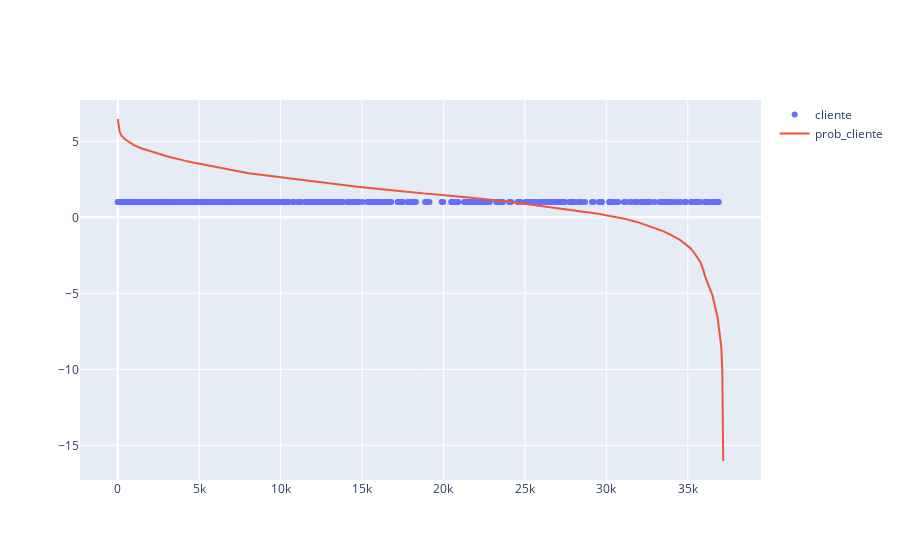

Source (notebook cell):
### Code cell
import plotly.graph_objects as go

fig = go.Figure()

df_c = df_b#[df_b["cliente"] == 1]

fig.add_trace(go.Scatter(y=df_c["cliente"], mode='markers', name='cliente'))
fig.add_trace(go.Scatter(y=df_c["ocsvm_score"], mode='lines', name='prob_cliente'))
# fig.add_trace(go.Scatter(y=df_c["ocsvm_binary"], mode='markers', name='prob_binary'))

# fig.update_yaxes(range=[-0.1, 1.1])

fig.show()

### Figure 1 — Plotly figure (JSON) as saved in the notebook; plotly's stock layout.template omitted (floating-point values rounded to 4 significant figures; data arrays with more than 128 entries replaced by an {"elided": "..."} marker saying what was removed)
{"data": [{"mode": "markers", "name": "cliente", "type": "scatter", "y": {"elided": "37178 float values"}}, {"mode": "lines", "name": "prob_cliente", "type": "scatter", "y": {"elided": "37178 float values"}}], "layout": {}}
